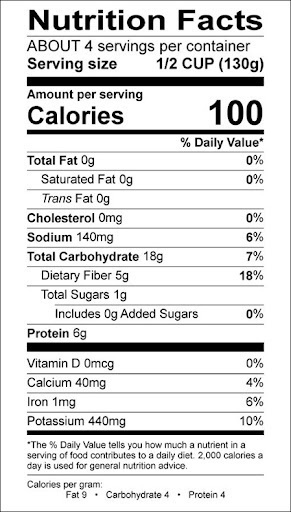
#> input picture readme.jpg, 291 x 512 px, found by its file name
$ python find_word.py
#> lines starting #> are read from the running program, lines starting #| are printed output that depends on the picture
import cv2
import pytesseract
img = cv2.imread('data/readme.jpg')
#> img is the input picture: shape (512, 291, 3); min 0, max 255, mean 219.8
img = cv2.resize(img, (300,600))
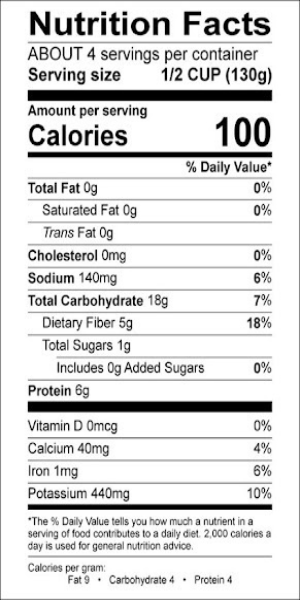
#> img: shape (600, 300, 3); min 0, max 255, mean 219.7
hImg, wImg, _ = img.shape
#> hImg = 600; wImg = 300

#> (the run stopped early here; a loop or call above may not have finished)
